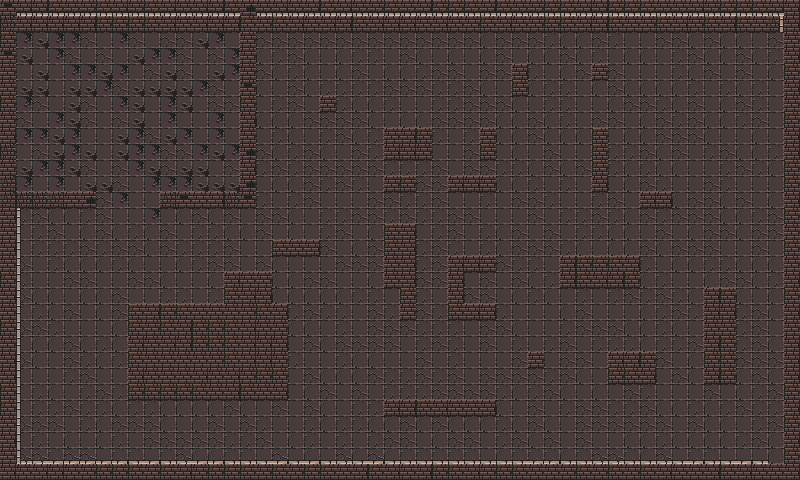

A 2D game scene composited from a Tiled map and its tileset images. What follows is a short description and the map's XML, with each tile layer's data collapsed to a summary:
An orthogonal 50x30 tile map with 16x16 px tiles, 2 tile layers (Tile Layer 1, Tile Layer 2).

<map version="1.2" tiledversion="2019.03.13" orientation="orthogonal" renderorder="right-down" width="50" height="30" tilewidth="16" tileheight="16" infinite="0" nextlayerid="3" nextobjectid="1">
 <tileset firstgid="1" source="Dungeon Tileset.tsx" />
 <layer id="1" name="Tile Layer 1" width="50" height="30">
  <data>[1500 cells, 1500 non-empty, 7 distinct tile ids]</data>
 </layer>
 <layer id="2" name="Tile Layer 2" width="50" height="30">
  <data>[1500 cells, 622 non-empty, 18 distinct tile ids]</data>
 </layer>
</map>
